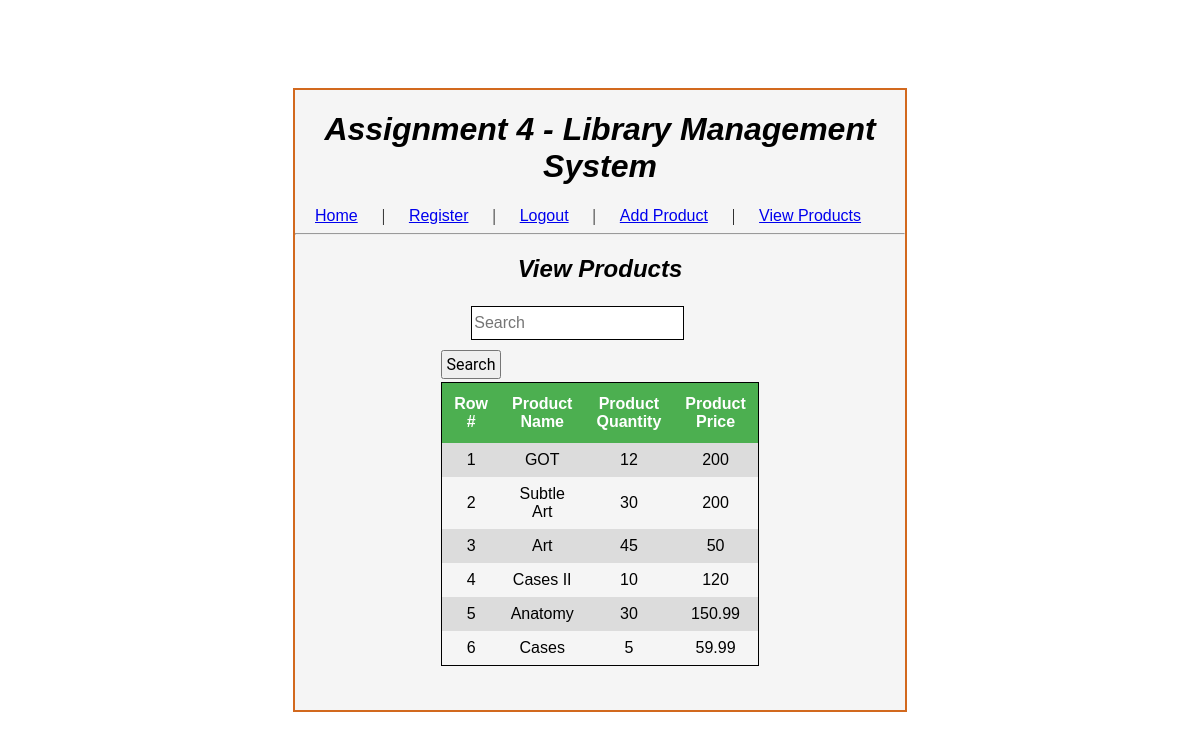
The app's page /view-products.php (signed in) with its own data.
### tables this page shows
CREATE TABLE `tblBooks` (
  `bookID` int(3) NOT NULL,
  `bookName` varchar(100) NOT NULL,
  `bookQuantity` int(11) NOT NULL,
  `bookPrice` double NOT NULL
);

### view-products.php (the view, shortened to what this page needs)
<!DOCTYPE html>
<html>
    <head>
        <link rel="stylesheet" href="_css/style.css">
        <link rel="stylesheet" href="_css/style_view.css">
    </head>
    <body>
        <div id="wrapper">
            <h1>Assignment 4 - Library Management System </h1>
            <a href="index.php">Home</a> |
            <a href="register.php">Register</a> |
            <a href="logout.php">Logout</a> |
            <a href="add-product.php">Add Product</a> |
            <a href="view-products.php">View Products</a>
            <hr>
            <h2>View Products</h2>
            <table id="search">
                <tr>
                    <td>
                        <form action="" method="get">
                            <div>
                                <input type="text" name="txtSearch" placeholder="Search" value="">
                                <input type="submit" value="Search" name="btnSearch">
                            </div>
                            <?php
                            require_once 'config.php';
                            $search = $_REQUEST['txtSearch'];
                            $query = "SELECT * FROM tblBooks WHERE bookName LIKE '%$search%'";
                            $result = mysqli_query($conn, $query);
                            if (mysqli_num_rows($result) > 0) {
                                echo "<table id='books'>";
                                echo "<tr><th>Row #</th>";
                                echo "<th>Product Name</th>";
                                echo "<th>Product Quantity</th>";
                                echo "<th>Product Price</th></tr>";
                                $i = 1;
                                while ($row = mysqli_fetch_assoc($result)) {
                                    echo "<tr><td>$i</td>";
                                    echo "<td>" . $row['bookName'] . "</td>";
                                    echo "<td>" . $row['bookQuantity'] . "</td>";
                                    echo "<td>" . $row['bookPrice'] . "</td></tr>";
                                    $i++;
                                }
                                echo "</table>";
                            }
                            ?>
                        </form>
                    </td>
                </tr>
                <tr><td>&nbsp;</td></tr>
            </table>
        </div>
    </body>
</html>

### _css/style.css (style rules this page uses)
body { height:714px; }
#wrapper { background-color: whitesmoke; position: absolute; margin-bottom: 100px; border: 2px solid chocolate; top: 50%; left: 50%; transform: translate(-50%, -50%); width:610px; height: 620px; display: block; }
h1,h2 { text-align: center; font-family: helvetica; font-style: italic; }
a { margin-left: 20px; margin-right: 20px; font-size: 1em; font-weight: 200; text-align: center; font-family: helvetica; }

### _css/style_view.css (style rules this page uses)
#search { margin: 0 auto; width:40%; }
input[type="text"] { margin-left: 30px; margin-right: 10px; margin-bottom: 10px; height: 30px; border: 1px solid black; font-size: 1rem; }
input[type="submit"] { display:inline-block; padding:0.2em; margin:0 0.2em 0.2em 0; box-sizing: border-box; text-decoration:none; font-family:'Roboto',sans-serif; font-size: 1em; }
#books { margin: 0 auto; font-family: "Trebuchet MS", Arial, Helvetica, sans-serif; border-collapse: collapse; border: 1px solid black; }
#books td, #books th { padding: 8px; text-align: center; font-family: helvetica; font-size: 1em; }
#books tr:nth-child(even) { background-color: gainsboro; }
#books th { padding: 12px; background-color: #4CAF50; color: white; }

### records on screen
tblbooks: bookName "GOT", bookQuantity "12", bookPrice "200"
tblbooks: bookName "Subtle Art", bookQuantity "30", bookPrice "200"
tblbooks: bookName "Art", bookQuantity "45", bookPrice "50"
tblbooks: bookName "Cases II", bookQuantity "10", bookPrice "120"
tblbooks: bookName "Anatomy", bookQuantity "30", bookPrice "150.99"
tblbooks: bookName "Cases", bookQuantity "5", bookPrice "59.99"
